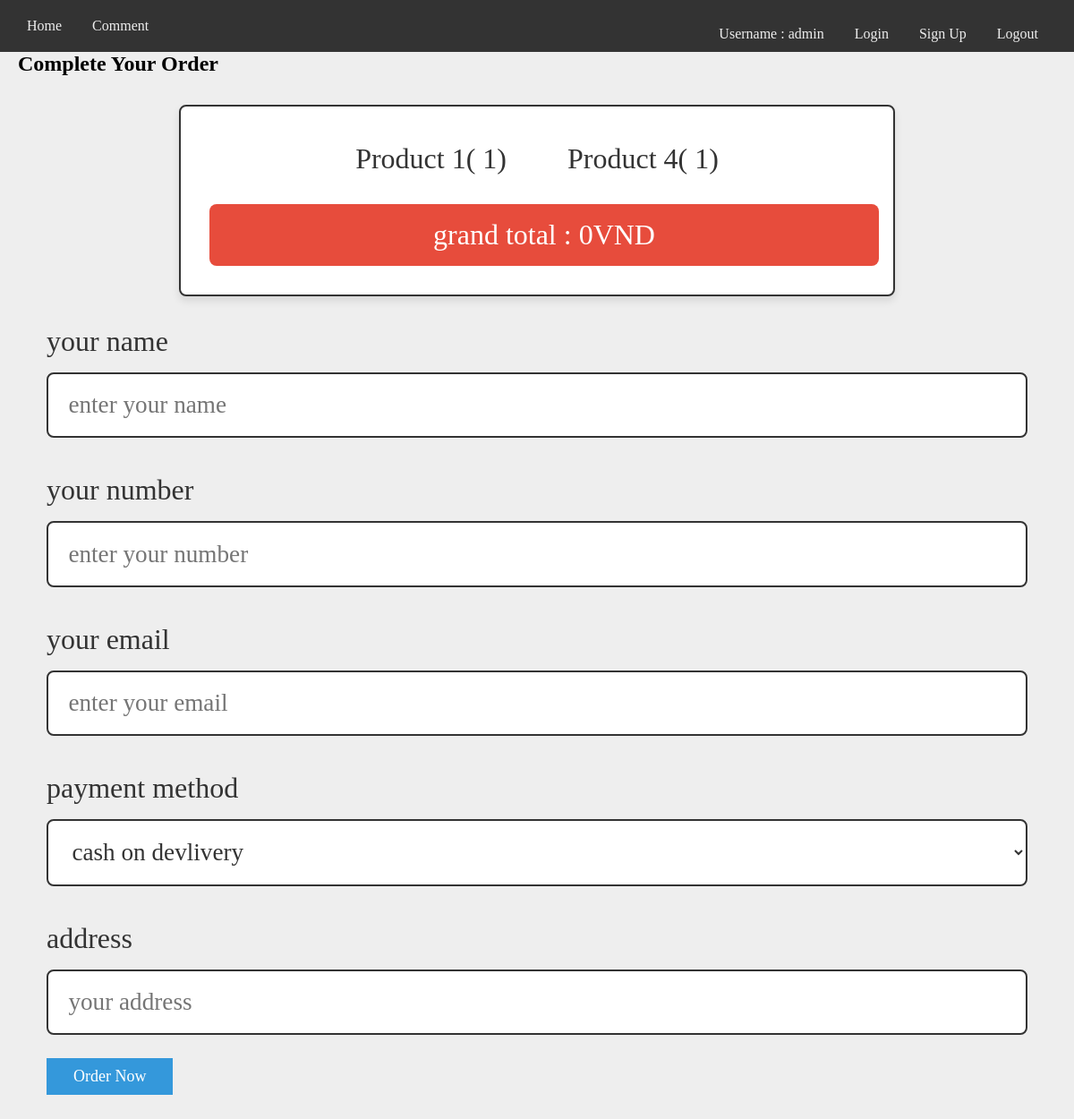
The app's page /checkout.php (signed in), older data.
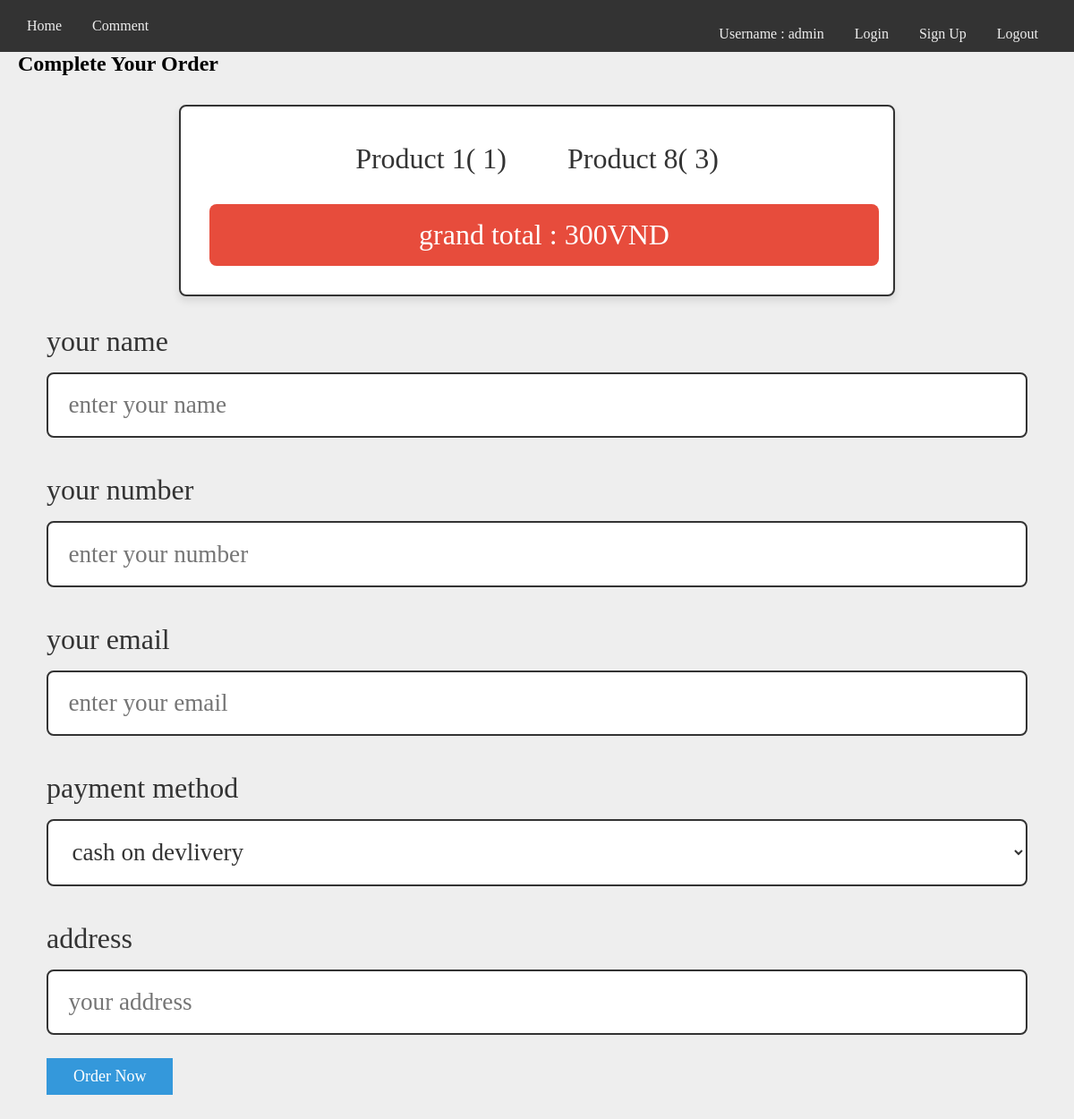
The same page, newer data.
### tables this page shows
CREATE TABLE `cart` (
  `id` int(100) NOT NULL,
  `user_id` int(100) NOT NULL,
  `name` varchar(100) NOT NULL,
  `price` int(11) NOT NULL,
  `image` varchar(100) NOT NULL,
  `quantity` int(100) NOT NULL
);

### checkout.php (the view, shortened to what this page needs)
<?php
include 'config.php';
$user_id = $_SESSION['user_id'];
?>
<!DOCTYPE html>
<html lang="en">
<head>
   <link rel="stylesheet" href="https://cdnjs.cloudflare.com/ajax/libs/font-awesome/6.0.0/css/all.min.css">
   <link rel="stylesheet" href="css/style.css">
</head>
<body>
   <header className='header'>
      <div className='container flex'>
         <div className='nav'>
            <ul className="nav-links">
               <li>
                  <a href='index.php'> Home </a>
               </li>
               <li>
                  <a href='comment.php'> Comment </a>
               </li>
               <div class='nav-items-icon'>
                  <li>
                     <?php
                     $select_user = mysqli_query($conn, "SELECT * FROM `user_info` WHERE id = '$user_id'") or die('query failed');
                     if (mysqli_num_rows($select_user) > 0) {
                        $fetch_user = mysqli_fetch_assoc($select_user);
                     }
                     ?>
                     <div class='text'>
                        <p> Username : <span>
                              <?php echo $fetch_user['name']; ?>
                           </span> </p>
                     </div>
                  </li>
                  <li>
                     <a href="login.php">Login</a>
                  </li>
                  <li>
                     <a href="register.php">Sign Up</a>
                  </li>
                  <li>
                     <a href="index.php?logout=<?php echo $user_id; ?>">Logout</a>
                  </li>
               </div>
            </ul>
         </div>
      </div>
   </header>
   <div class="container">
      <section class="checkout-form">
         <h1 class="heading">Complete Your Order</h1>
         <form action="" method="post">
            <div class="display-order">
               <?php
               $select_cart = mysqli_query($conn, "SELECT * FROM `cart`  WHERE user_id = '$user_id'");
               $total = 0;
               $grand_total = 0;
               if (mysqli_num_rows($select_cart) > 0) {
                  while ($fetch_cart = mysqli_fetch_assoc($select_cart)) {
                     $total_price = number_format($fetch_cart['price'] * $fetch_cart['quantity']);
                     $grand_total = $total += $total_price;
                     ?>
                     <span>
                        <?= $fetch_cart['name']; ?>(
                        <?= $fetch_cart['quantity']; ?>)
                     </span>
                     <?php
                  }
               } else {
                  echo "<div class='display-order'><span>Your cart is empty!</span></div>";
               }
               ?>
               <span class="grand-total"> grand total :
                  <?= $grand_total; ?>VND
               </span>
            </div>
            <div class="flex">
               <div class="inputBox">
                  <span>your name</span>
                  <input type="text" placeholder="enter your name" name="name" required>
               </div>
               <div class="inputBox">
                  <span>your number</span>
                  <input type="number" placeholder="enter your number" name="number" required>
               </div>
               <div class="inputBox">
                  <span>your email</span>
                  <input type="email" placeholder="enter your email" name="email" required>
               </div>
               <div class="inputBox">
                  <span>payment method</span>
                  <select name="method">
                     <option value="cash on delivery" selected>cash on devlivery</option>
                  </select>
               </div>
               <div class="inputBox">
                  <span>address </span>
                  <input type="text" placeholder="your address" name="address" required>
               </div>
            </div>
            <input type="submit" value="order now" name="order_btn" class="btn">
         </form>
      </section>
   </div>
</body>
</html>

Row changes from the older to the newer data that the page shows:
removed cart: name "Product 4", quantity "1"
added cart: name "Product 8", quantity "3"
Text that changed along with them:
$grand_total: "0" → "300"
